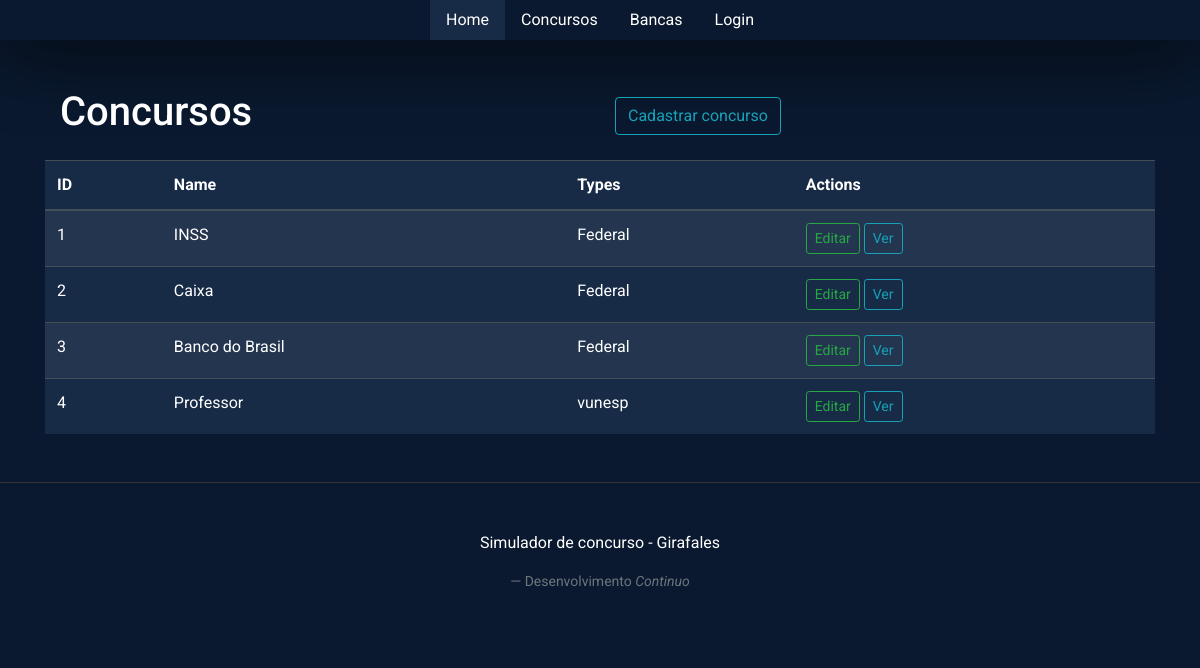
Page /concursos/ on the earlier database version.
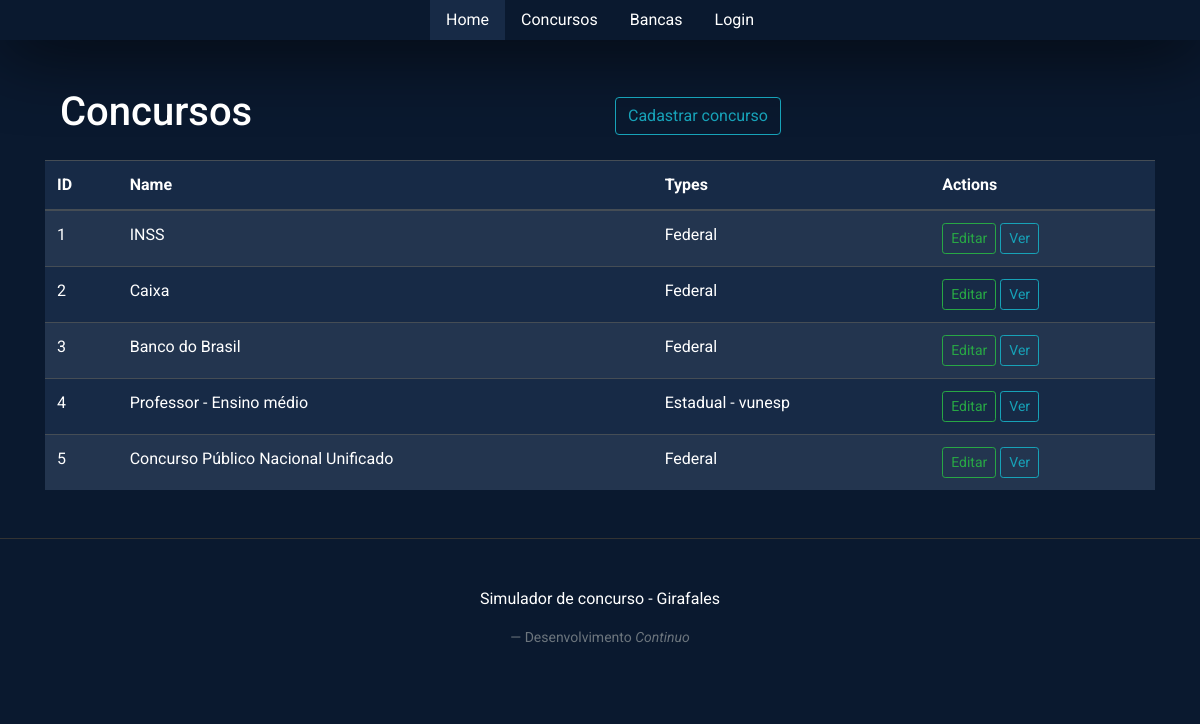
Same page on the later database version.
### model.py (models this page shows)
class Contest(SQLModel, table=True):
	id: Optional[int] = Field(default=None, primary_key=True)
	name: str
	types: Optional[str]
	exams:List['Exam']=Relationship()

### contest.py (the view)
@contest.route('/', methods = ['GET','POST'])
def index():
	data = model.get_all_contest()
	return render_template('contest/index.html' , contests = data )

### model.py (called while the page is built)
def get_all_contest():
	with Session(engine) as session:
		query = select(Contest)
		data = session.exec(query).all()
		return data

### templates/contest/index.html
{% extends "base.html" %}
{% block styles %}
    {{ bootstrap.load_css() }}
    <link rel="stylesheet"
                  href="{{url_for('static', filename='index.css')}}">
{% endblock %}
{% block content %}
    <div class="container mt-5">
        <div class="d-flex align-items-center">
            <div class="col-md-6">
                <h1>Concursos</h1>
            </div>
            <div class="col-md-6">
            <a href="{{ url_for('contest.create_contest') }}"
            class="btn btn-outline-info">Cadastrar concurso</a>
            </div>
        </div>
        <table class="table table-dark table-striped mt-3">
            <thead>
                <tr>
                    <th>ID</th>
                    <th>Name</th>
                    <th>Types</th>
                    <th>Actions</th>
                </tr>
            </thead>
            <tbody>
                {% for contest in contests %}
                <tr>
                    <td>{{ contest.id }}</td>
                    <td>{{ contest.name }}</td>
                    <td>{{ contest.types }}</td>
                    <td>
                        <a href="{{ url_for('contest.edit_contest', id=contest.id) }}"  class="btn btn-sm btn-outline-success">Editar</a>
                        <a href="{{ url_for('contest.view_contest', id=contest.id) }}" class="btn btn-sm btn-outline-info">Ver</a>
                    </td>
                </tr>
                {% endfor %}
            </tbody>
        </table>
    </div>
{% endblock %}

Differences in the rows shown:
changed Contest id 4: name "Professor" → "Professor - Ensino médio"; types "vunesp" → "Estadual - vunesp"
added Contest: id "5", name "Concurso Público Nacional Unificado", types "Federal"
